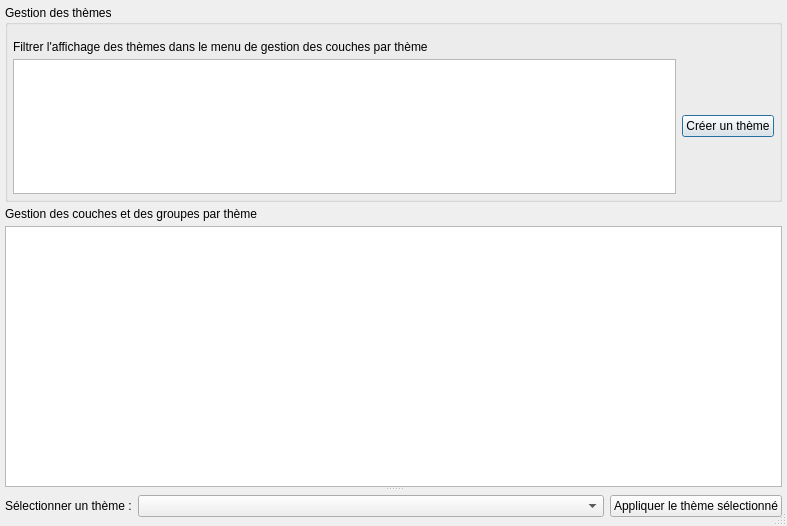
<?xml version="1.0" encoding="UTF-8"?>
<ui version="4.0">
 <class>ThemeManagerDialogBase</class>
 <widget class="QDialog" name="ThemeManagerDialogBase">
  <property name="geometry">
   <rect>
    <x>0</x>
    <y>0</y>
    <width>787</width>
    <height>526</height>
   </rect>
  </property>
  <property name="windowTitle">
   <string>Theme Manager</string>
  </property>
  <property name="sizeGripEnabled">
   <bool>true</bool>
  </property>
  <layout class="QGridLayout" name="gridLayout_3" rowstretch="0" columnstretch="0" rowminimumheight="0" columnminimumwidth="0">
   <property name="leftMargin">
    <number>5</number>
   </property>
   <property name="topMargin">
    <number>5</number>
   </property>
   <property name="rightMargin">
    <number>5</number>
   </property>
   <property name="bottomMargin">
    <number>5</number>
   </property>
   <property name="spacing">
    <number>5</number>
   </property>
   <item row="0" column="0">
    <layout class="QGridLayout" name="gridLayout_2" rowstretch="2,0,3">
     <item row="0" column="0">
      <widget class="QgsCollapsibleGroupBox" name="mGroupBox">
       <property name="focusPolicy">
        <enum>Qt::StrongFocus</enum>
       </property>
       <property name="title">
        <string>Gestion des thèmes</string>
       </property>
       <property name="flat">
        <bool>false</bool>
       </property>
       <property name="checkable">
        <bool>false</bool>
       </property>
       <layout class="QGridLayout" name="gridLayout" rowstretch="0,0,0,0" columnstretch="0,0">
        <property name="sizeConstraint">
         <enum>QLayout::SetDefaultConstraint</enum>
        </property>
        <property name="leftMargin">
         <number>5</number>
        </property>
        <property name="topMargin">
         <number>15</number>
        </property>
        <property name="rightMargin">
         <number>5</number>
        </property>
        <property name="bottomMargin">
         <number>5</number>
        </property>
        <property name="horizontalSpacing">
         <number>6</number>
        </property>
        <property name="verticalSpacing">
         <number>5</number>
        </property>
        <item row="2" column="0">
         <widget class="QTableWidget" name="table_FilterAndSuppressThemes"/>
        </item>
        <item row="2" column="1">
         <widget class="QPushButton" name="btnCreateNewTheme">
          <property name="text">
           <string>Créer un thème</string>
          </property>
         </widget>
        </item>
        <item row="1" column="0">
         <widget class="QLabel" name="label_2">
          <property name="text">
           <string>Filtrer l'affichage des thèmes dans le menu de gestion des couches par thème</string>
          </property>
         </widget>
        </item>
       </layout>
      </widget>
     </item>
     <item row="2" column="0">
      <widget class="QSplitter" name="splitter">
       <property name="orientation">
        <enum>Qt::Vertical</enum>
       </property>
       <widget class="QTableWidget" name="tableThemes">
        <property name="tabletTracking">
         <bool>false</bool>
        </property>
        <property name="focusPolicy">
         <enum>Qt::StrongFocus</enum>
        </property>
       </widget>
       <widget class="QWidget" name="layoutWidget">
        <layout class="QHBoxLayout" name="horizontalLayout_3" stretch="1,10,1">
         <item>
          <widget class="QLabel" name="label_SelectTheme">
           <property name="text">
            <string>Sélectionner un thème :</string>
           </property>
          </widget>
         </item>
         <item>
          <widget class="QComboBox" name="comboThemes"/>
         </item>
         <item>
          <widget class="QPushButton" name="btnApplyTheme">
           <property name="text">
            <string>Appliquer le thème sélectionné</string>
           </property>
          </widget>
         </item>
        </layout>
       </widget>
      </widget>
     </item>
     <item row="1" column="0">
      <widget class="QLabel" name="label">
       <property name="text">
        <string>Gestion des couches et des groupes par thème</string>
       </property>
      </widget>
     </item>
    </layout>
   </item>
  </layout>
 </widget>
 <customwidgets>
  <customwidget>
   <class>QgsCollapsibleGroupBox</class>
   <extends>QGroupBox</extends>
   <header>qgscollapsiblegroupbox.h</header>
   <container>1</container>
  </customwidget>
 </customwidgets>
 <resources/>
 <connections/>
</ui>
